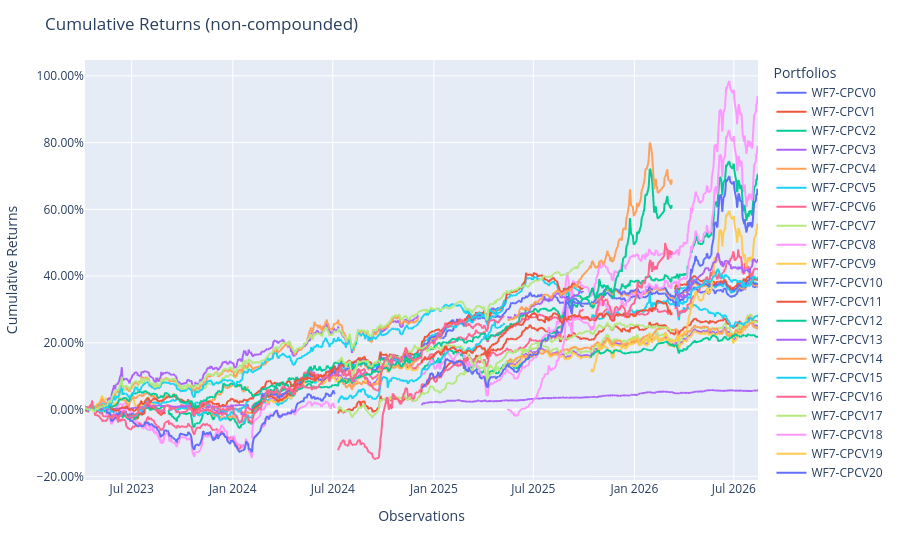

Notebook cell for this chart:
### Code cell
Population([res[7][i]['train_portfolio'] for i in range(28)]).plot_cumulative_returns()

### Figure 1 — Plotly figure (JSON) as saved in the notebook; plotly's stock layout.template omitted (floating-point values rounded to 4 significant figures; data arrays with more than 128 entries replaced by an {"elided": "..."} marker saying what was removed)
{"data": [{"hovertemplate": "variable=WF7-CPCV0<br>index=%{x}<br>value=%{y}<extra></extra>", "legendgroup": "WF7-CPCV0", "line": {"color": "#636efa", "dash": "solid"}, "marker": {"symbol": "circle"}, "mode": "lines", "name": "WF7-CPCV0", "showlegend": true, "type": "scattergl", "x": {"elided": "814 str values"}, "xaxis": "x", "y": {"elided": "814 float values"}, "yaxis": "y"}, {"hovertemplate": "variable=WF7-CPCV1<br>index=%{x}<br>value=%{y}<extra></extra>", "legendgroup": "WF7-CPCV1", "line": {"color": "#EF553B", "dash": "solid"}, "marker": {"symbol": "circle"}, "mode": "lines", "name": "WF7-CPCV1", "showlegend": true, "type": "scattergl", "x": {"elided": "814 str values"}, "xaxis": "x", "y": {"elided": "814 float values"}, "yaxis": "y"}, {"hovertemplate": "variable=WF7-CPCV2<br>index=%{x}<br>value=%{y}<extra></extra>", "legendgroup": "WF7-CPCV2", "line": {"color": "#00cc96", "dash": "solid"}, "marker": {"symbol": "circle"}, "mode": "lines", "name": "WF7-CPCV2", "showlegend": true, "type": "scattergl", "x": {"elided": "814 str values"}, "xaxis": "x", "y": {"elided": "814 float values"}, "yaxis": "y"}, {"hovertemplate": "variable=WF7-CPCV3<br>index=%{x}<br>value=%{y}<extra></extra>", "legendgroup": "WF7-CPCV3", "line": {"color": "#ab63fa", "dash": "solid"}, "marker": {"symbol": "circle"}, "mode": "lines", "name": "WF7-CPCV3", "showlegend": true, "type": "scattergl", "x": {"elided": "814 str values"}, "xaxis": "x", "y": {"elided": "814 float values"}, "yaxis": "y"}, {"hovertemplate": "variable=WF7-CPCV4<br>index=%{x}<br>value=%{y}<extra></extra>", "legendgroup": "WF7-CPCV4", "line": {"color": "#FFA15A", "dash": "solid"}, "marker": {"symbol": "circle"}, "mode": "lines", "name": "WF7-CPCV4", "showlegend": true, "type": "scattergl", "x": {"elided": "814 str values"}, "xaxis": "x", "y": {"elided": "814 float values"}, "yaxis": "y"}, {"hovertemplate": "variable=WF7-CPCV5<br>index=%{x}<br>value=%{y}<extra></extra>", "legendgroup": "WF7-CPCV5", "line": {"color": "#19d3f3", "dash": "solid"}, "marker": {"symbol": "circle"}, "mode": "lines", "name": "WF7-CPCV5", "showlegend": true, "type": "scattergl", "x": {"elided": "814 str values"}, "xaxis": "x", "y": {"elided": "814 float values"}, "yaxis": "y"}, {"hovertemplate": "variable=WF7-CPCV6<br>index=%{x}<br>value=%{y}<extra></extra>", "legendgroup": "WF7-CPCV6", "line": {"color": "#FF6692", "dash": "solid"}, "marker": {"symbol": "circle"}, "mode": "lines", "name": "WF7-CPCV6", "showlegend": true, "type": "scattergl", "x": {"elided": "814 str values"}, "xaxis": "x", "y": {"elided": "814 float values"}, "yaxis": "y"}, {"hovertemplate": "variable=WF7-CPCV7<br>index=%{x}<br>value=%{y}<extra></extra>", "legendgroup": "WF7-CPCV7", "line": {"color": "#B6E880", "dash": "solid"}, "marker": {"symbol": "circle"}, "mode": "lines", "name": "WF7-CPCV7", "showlegend": true, "type": "scattergl", "x": {"elided": "814 str values"}, "xaxis": "x", "y": {"elided": "814 float values"}, "yaxis": "y"}, {"hovertemplate": "variable=WF7-CPCV8<br>index=%{x}<br>value=%{y}<extra></extra>", "legendgroup": "WF7-CPCV8", "line": {"color": "#FF97FF", "dash": "solid"}, "marker": {"symbol": "circle"}, "mode": "lines", "name": "WF7-CPCV8", "showlegend": true, "type": "scattergl", "x": {"elided": "814 str values"}, "xaxis": "x", "y": {"elided": "814 float values"}, "yaxis": "y"}, {"hovertemplate": "variable=WF7-CPCV9<br>index=%{x}<br>value=%{y}<extra></extra>", "legendgroup": "WF7-CPCV9", "line": {"color": "#FECB52", "dash": "solid"}, "marker": {"symbol": "circle"}, "mode": "lines", "name": "WF7-CPCV9", "showlegend": true, "type": "scattergl", "x": {"elided": "814 str values"}, "xaxis": "x", "y": {"elided": "814 float values"}, "yaxis": "y"}, {"hovertemplate": "variable=WF7-CPCV10<br>index=%{x}<br>value=%{y}<extra></extra>", "legendgroup": "WF7-CPCV10", "line": {"color": "#636efa", "dash": "solid"}, "marker": {"symbol": "circle"}, "mode": "lines", "name": "WF7-CPCV10", "showlegend": true, "type": "scattergl", "x": {"elided": "814 str values"}, "xaxis": "x", "y": {"elided": "814 float values"}, "yaxis": "y"}, {"hovertemplate": "variable=WF7-CPCV11<br>index=%{x}<br>value=%{y}<extra></extra>", "legendgroup": "WF7-CPCV11", "line": {"color": "#EF553B", "dash": "solid"}, "marker": {"symbol": "circle"}, "mode": "lines", "name": "WF7-CPCV11", "showlegend": true, "type": "scattergl", "x": {"elided": "814 str values"}, "xaxis": "x", "y": {"elided": "814 float values"}, "yaxis": "y"}, {"hovertemplate": "variable=WF7-CPCV12<br>index=%{x}<br>value=%{y}<extra></extra>", "legendgroup": "WF7-CPCV12", "line": {"color": "#00cc96", "dash": "solid"}, "marker": {"symbol": "circle"}, "mode": "lines", "name": "WF7-CPCV12", "showlegend": true, "type": "scattergl", "x": {"elided": "814 str values"}, "xaxis": "x", "y": {"elided": "814 float values"}, "yaxis": "y"}, {"hovertemplate": "variable=WF7-CPCV13<br>index=%{x}<br>value=%{y}<extra></extra>", "legendgroup": "WF7-CPCV13", "line": {"color": "#ab63fa", "dash": "solid"}, "marker": {"symbol": "circle"}, "mode": "lines", "name": "WF7-CPCV13", "showlegend": true, "type": "scattergl", "x": {"elided": "814 str values"}, "xaxis": "x", "y": {"elided": "814 float values"}, "yaxis": "y"}, {"hovertemplate": "variable=WF7-CPCV14<br>index=%{x}<br>value=%{y}<extra></extra>", "legendgroup": "WF7-CPCV14", "line": {"color": "#FFA15A", "dash": "solid"}, "marker": {"symbol": "circle"}, "mode": "lines", "name": "WF7-CPCV14", "showlegend": true, "type": "scattergl", "x": {"elided": "814 str values"}, "xaxis": "x", "y": {"elided": "814 float values"}, "yaxis": "y"}, {"hovertemplate": "variable=WF7-CPCV15<br>index=%{x}<br>value=%{y}<extra></extra>", "legendgroup": "WF7-CPCV15", "line": {"color": "#19d3f3", "dash": "solid"}, "marker": {"symbol": "circle"}, "mode": "lines", "name": "WF7-CPCV15", "showlegend": true, "type": "scattergl", "x": {"elided": "814 str values"}, "xaxis": "x", "y": {"elided": "814 float values"}, "yaxis": "y"}, {"hovertemplate": "variable=WF7-CPCV16<br>index=%{x}<br>value=%{y}<extra></extra>", "legendgroup": "WF7-CPCV16", "line": {"color": "#FF6692", "dash": "solid"}, "marker": {"symbol": "circle"}, "mode": "lines", "name": "WF7-CPCV16", "showlegend": true, "type": "scattergl", "x": {"elided": "814 str values"}, "xaxis": "x", "y": {"elided": "814 float values"}, "yaxis": "y"}, {"hovertemplate": "variable=WF7-CPCV17<br>index=%{x}<br>value=%{y}<extra></extra>", "legendgroup": "WF7-CPCV17", "line": {"color": "#B6E880", "dash": "solid"}, "marker": {"symbol": "circle"}, "mode": "lines", "name": "WF7-CPCV17", "showlegend": true, "type": "scattergl", "x": {"elided": "814 str values"}, "xaxis": "x", "y": {"elided": "814 float values"}, "yaxis": "y"}, {"hovertemplate": "variable=WF7-CPCV18<br>index=%{x}<br>value=%{y}<extra></extra>", "legendgroup": "WF7-CPCV18", "line": {"color": "#FF97FF", "dash": "solid"}, "marker": {"symbol": "circle"}, "mode": "lines", "name": "WF7-CPCV18", "showlegend": true, "type": "scattergl", "x": {"elided": "814 str values"}, "xaxis": "x", "y": {"elided": "814 float values"}, "yaxis": "y"}, {"hovertemplate": "variable=WF7-CPCV19<br>index=%{x}<br>value=%{y}<extra></extra>", "legendgroup": "WF7-CPCV19", "line": {"color": "#FECB52", "dash": "solid"}, "marker": {"symbol": "circle"}, "mode": "lines", "name": "WF7-CPCV19", "showlegend": true, "type": "scattergl", "x": {"elided": "814 str values"}, "xaxis": "x", "y": {"elided": "814 float values"}, "yaxis": "y"}, {"hovertemplate": "variable=WF7-CPCV20<br>index=%{x}<br>value=%{y}<extra></extra>", "legendgroup": "WF7-CPCV20", "line": {"color": "#636efa", "dash": "solid"}, "marker": {"symbol": "circle"}, "mode": "lines", "name": "WF7-CPCV20", "showlegend": true, "type": "scattergl", "x": {"elided": "814 str values"}, "xaxis": "x", "y": {"elided": "814 float values"}, "yaxis": "y"}, {"hovertemplate": "variable=WF7-CPCV21<br>index=%{x}<br>value=%{y}<extra></extra>", "legendgroup": "WF7-CPCV21", "line": {"color": "#EF553B", "dash": "solid"}, "marker": {"symbol": "circle"}, "mode": "lines", "name": "WF7-CPCV21", "showlegend": true, "type": "scattergl", "x": {"elided": "814 str values"}, "xaxis": "x", "y": {"elided": "814 float values"}, "yaxis": "y"}, {"hovertemplate": "variable=WF7-CPCV22<br>index=%{x}<br>value=%{y}<extra></extra>", "legendgroup": "WF7-CPCV22", "line": {"color": "#00cc96", "dash": "solid"}, "marker": {"symbol": "circle"}, "mode": "lines", "name": "WF7-CPCV22", "showlegend": true, "type": "scattergl", "x": {"elided": "814 str values"}, "xaxis": "x", "y": {"elided": "814 float values"}, "yaxis": "y"}, {"hovertemplate": "variable=WF7-CPCV23<br>index=%{x}<br>value=%{y}<extra></extra>", "legendgroup": "WF7-CPCV23", "line": {"color": "#ab63fa", "dash": "solid"}, "marker": {"symbol": "circle"}, "mode": "lines", "name": "WF7-CPCV23", "showlegend": true, "type": "scattergl", "x": {"elided": "814 str values"}, "xaxis": "x", "y": {"elided": "814 float values"}, "yaxis": "y"}, {"hovertemplate": "variable=WF7-CPCV24<br>index=%{x}<br>value=%{y}<extra></extra>", "legendgroup": "WF7-CPCV24", "line": {"color": "#FFA15A", "dash": "solid"}, "marker": {"symbol": "circle"}, "mode": "lines", "name": "WF7-CPCV24", "showlegend": true, "type": "scattergl", "x": {"elided": "814 str values"}, "xaxis": "x", "y": {"elided": "814 float values"}, "yaxis": "y"}, {"hovertemplate": "variable=WF7-CPCV25<br>index=%{x}<br>value=%{y}<extra></extra>", "legendgroup": "WF7-CPCV25", "line": {"color": "#19d3f3", "dash": "solid"}, "marker": {"symbol": "circle"}, "mode": "lines", "name": "WF7-CPCV25", "showlegend": true, "type": "scattergl", "x": {"elided": "814 str values"}, "xaxis": "x", "y": {"elided": "814 float values"}, "yaxis": "y"}, {"hovertemplate": "variable=WF7-CPCV26<br>index=%{x}<br>value=%{y}<extra></extra>", "legendgroup": "WF7-CPCV26", "line": {"color": "#FF6692", "dash": "solid"}, "marker": {"symbol": "circle"}, "mode": "lines", "name": "WF7-CPCV26", "showlegend": true, "type": "scattergl", "x": {"elided": "814 str values"}, "xaxis": "x", "y": {"elided": "814 float values"}, "yaxis": "y"}, {"hovertemplate": "variable=WF7-CPCV27<br>index=%{x}<br>value=%{y}<extra></extra>", "legendgroup": "WF7-CPCV27", "line": {"color": "#B6E880", "dash": "solid"}, "marker": {"symbol": "circle"}, "mode": "lines", "name": "WF7-CPCV27", "showlegend": true, "type": "scattergl", "x": {"elided": "814 str values"}, "xaxis": "x", "y": {"elided": "814 float values"}, "yaxis": "y"}], "layout": {"legend": {"title": {"text": "Portfolios"}, "tracegroupgap": 0}, "margin": {"t": 60}, "title": {"text": "Cumulative Returns (non-compounded)"}, "xaxis": {"anchor": "y", "domain": [0, 1], "title": {"text": "Observations"}}, "yaxis": {"anchor": "x", "domain": [0, 1], "tickformat": ".2%", "title": {"text": "Cumulative Returns"}}}}
